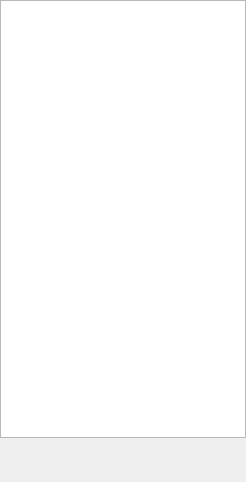
<?xml version="1.0" encoding="UTF-8"?>
<ui version="4.0">
 <class>PropTable</class>
 <widget class="QWidget" name="PropTable">
  <property name="geometry">
   <rect>
    <x>0</x>
    <y>0</y>
    <width>246</width>
    <height>482</height>
   </rect>
  </property>
  <property name="windowTitle">
   <string>Form</string>
  </property>
  <layout class="QGridLayout" name="gridLayout_2">
   <property name="leftMargin">
    <number>0</number>
   </property>
   <property name="topMargin">
    <number>0</number>
   </property>
   <property name="rightMargin">
    <number>0</number>
   </property>
   <property name="bottomMargin">
    <number>0</number>
   </property>
   <item row="0" column="0">
    <widget class="QTableWidget" name="propTable"/>
   </item>
   <item row="1" column="0">
    <widget class="QWidget" name="buttonWidget" native="true">
     <property name="sizePolicy">
      <sizepolicy hsizetype="Minimum" vsizetype="Preferred">
       <horstretch>0</horstretch>
       <verstretch>0</verstretch>
      </sizepolicy>
     </property>
     <layout class="QGridLayout" name="gridLayout">
      <item row="0" column="0">
       <spacer name="horizontalSpacer">
        <property name="orientation">
         <enum>Qt::Horizontal</enum>
        </property>
        <property name="sizeType">
         <enum>QSizePolicy::MinimumExpanding</enum>
        </property>
        <property name="sizeHint" stdset="0">
         <size>
          <width>0</width>
          <height>20</height>
         </size>
        </property>
       </spacer>
      </item>
      <item row="0" column="1">
       <layout class="QHBoxLayout" name="buttonLayout"/>
      </item>
     </layout>
    </widget>
   </item>
  </layout>
  <zorder>buttonWidget</zorder>
  <zorder>propTable</zorder>
 </widget>
 <resources/>
 <connections/>
</ui>
